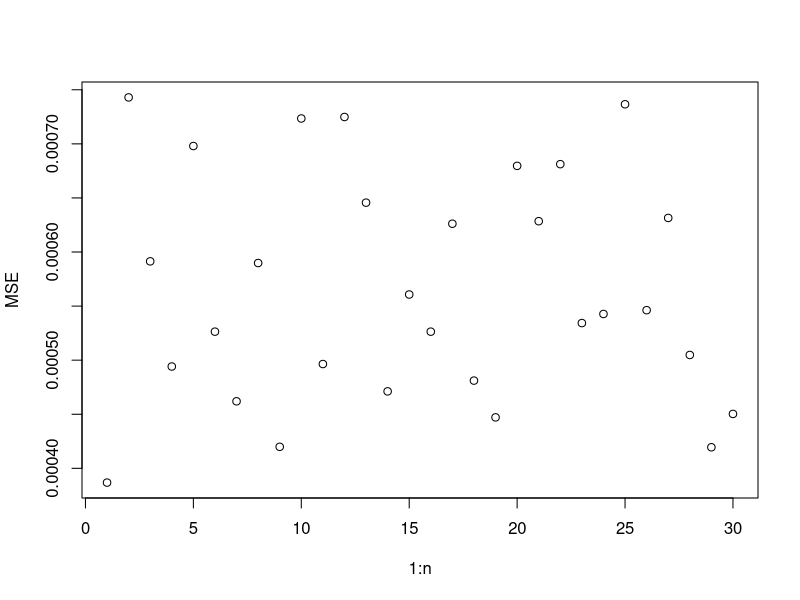

Generate this figure with R:

# Fix values for the mean, variance and the sample size

mu <- 3
sd <- 1 

n <- 30
R <- 5000

#X <- rnorm()

sn <- matrix(nrow = n, ncol = R)

for ( i in 1:n ) {
  
  for ( j in 1:R ) {
    
    X <- rnorm(i, mean = mu, sd = sd)
   
    X_n <- mean(X)
    
    Y <- X - X_n
    
    sn[i,j] <- sqrt(1/i*sum(Y^2))
    
  }
  
}

MSE <- matrix(nrow = n, ncol = 1)

for (i in 1:n) {
  
  z <- sn[,i] - sd 
  MSE[i] <- 1/R*sum(z^2)
  
}


Bias <- matrix(nrow = n, ncol = 1)

for (i in 1:n) {
  
  mean_sn <- mean(sn[,i]) 
  Bias[i] <- (mean_sn - sd)^2
  
}


Var <- matrix(nrow = n, ncol = 1)

for (i in 1:n) {
  
  mean_sn <- mean(sn[,i])
  
  Var[i] <- mean((sn[,i] - mean_sn)^2)
  
  
}

plot(1:n, MSE)
